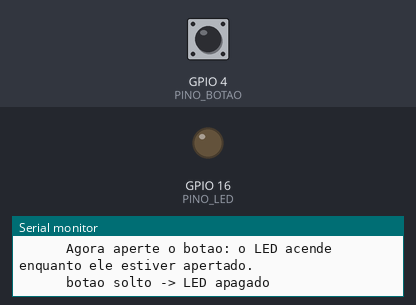
Bench run of a sketch on a simulated ESP32. Parts: output pins drawn as LEDs (lit = HIGH), the last lines printed to the serial monitor. The test bench sets the inputs (shaded band); at power-on: GPIO 4 (PINO_BOTAO) HIGH.

Above: at 2.9 s.
3.0 s: GPIO 4 (PINO_BOTAO) pulled LOW for 0.15 s
At 3.08 s:
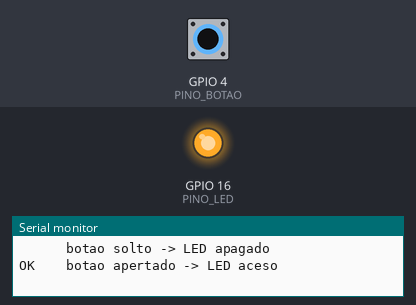
4.6 s: GPIO 4 (PINO_BOTAO) pulled LOW for 3.2 s
At 8.2 s:
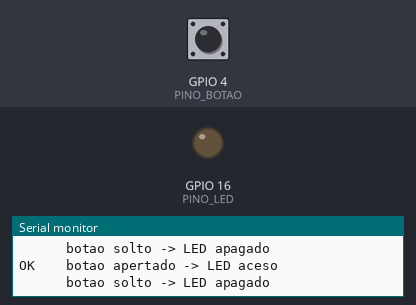
Timing chart, 0 to 9.7 s (numbered marks = the images above; inputs shaded):
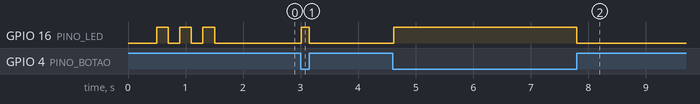

The sketch:

teste-montagem.ino
```cpp
/*
 * Teste da montagem na protoboard — não precisa de Wi-Fi nem de biblioteca.
 *
 * Grave este sketch ANTES do firmware do Bitcoin Tracker e abra o monitor
 * serial em 115200. Ele confere as três ligações:
 *   - OLED respondendo no I2C (SDA no GPIO21, SCL no GPIO22)
 *   - botão no GPIO4
 *   - LED no GPIO16 (acende enquanto o botão estiver apertado)
 */

#include <Wire.h>

const int PINO_BOTAO = 4;
const int PINO_LED = 16;

void setup() {
  Serial.begin(115200);
  delay(500);
  pinMode(PINO_BOTAO, INPUT_PULLUP);
  pinMode(PINO_LED, OUTPUT);

  Wire.begin(21, 22);
  Serial.println();
  Serial.println("=== Teste da montagem ===");
  bool achou = false;
  for (uint8_t endereco : { 0x3C, 0x3D }) {
    Wire.beginTransmission(endereco);
    if (Wire.endTransmission() == 0) {
      Serial.printf("OK    OLED encontrado no endereco 0x%02X\n", endereco);
      achou = true;
    }
  }
  if (!achou) {
    Serial.println("FALHA OLED nao respondeu. Confira os fios 1 e 2 (SDA/SCL) e o VCC/GND do OLED.");
  }

  // O LED pisca 3 vezes no início: se não piscar, o problema está no LED,
  // no resistor ou no fio 3 — não no botão.
  for (int i = 0; i < 3; i++) {
    digitalWrite(PINO_LED, HIGH); delay(200);
    digitalWrite(PINO_LED, LOW);  delay(200);
  }
  Serial.println("      O LED deve ter piscado 3 vezes.");
  Serial.println("      Agora aperte o botao: o LED acende enquanto ele estiver apertado.");
}

void loop() {
  bool apertado = digitalRead(PINO_BOTAO) == LOW;
  digitalWrite(PINO_LED, apertado);

  static int anterior = -1;
  if (apertado != anterior) {
    Serial.println(apertado ? "OK    botao apertado -> LED aceso" : "      botao solto -> LED apagado");
    anterior = apertado;
  }
  delay(20);
}
```

Measured:
- after the input at 3.0 s, GPIO 16 (PINO_LED): LOW → HIGH at once, → LOW 0.14 s later
- after the input at 4.6 s, GPIO 16 (PINO_LED): LOW → HIGH at once, → LOW 3.2 s later
